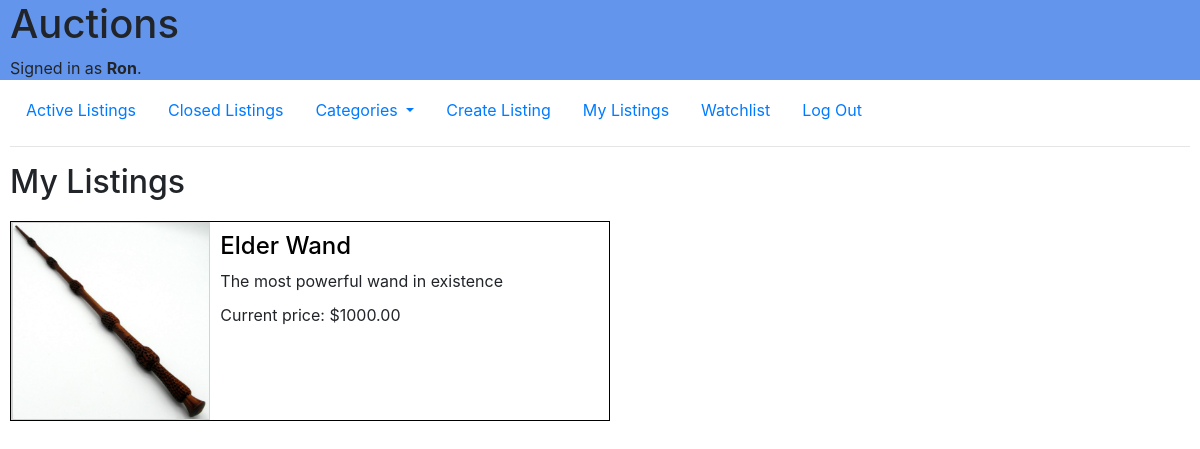
/auction/mine (signed in), run on the app's committed database.
### mail/models.py (models this page shows)
class User(AbstractUser):
    pass

### auction/models.py (models this page shows, shortened)
class Listing(models.Model):
    title = models.CharField(max_length=64)
    description = models.TextField()
    image = models.ImageField(blank=True, upload_to='images')
    categories = Choices("Clothing/Footwear","Books","Electronics","Cosmetics","Toys","Home/Garden","Sport/Leisure", "Other")
    category = models.CharField(choices=categories, max_length=32)
    price = models.DecimalField(decimal_places=2, max_digits=10)
    lister = models.ForeignKey(User, on_delete=models.CASCADE, related_name="selling")
    active = models.BooleanField(default=True)
    watchers = models.ManyToManyField(User, blank=True, related_name="watching")
    time = models.DateTimeField("Time listed", auto_now_add=True)

### auction/views.py (the view)
# urls.py: path("mine", views.mine, name="mine"),
def mine(request):
    return render(request, "auctions/mine.html", {
        "listings": Listing.objects.all()
    })

### auction/templates/auctions/mine.html
{% extends "auctions/layout.html" %}
{% block body %}
    <h2>My Listings</h2>
    {% for listing in listings %}
        {% if user.id == listing.lister.id %}
            <div class="mini-listing">
                <div class="mini-listing-left">
                    <img src="{{ listing.image.url }}" class="mini-listing-image">
                </div>
                <div class="mini-listing-right">
                    <a class="mini-listing-link" href="{% url 'listing' listing.id %}"><h4>{{ listing.title }}</h4></a>
                    {% if listing.active %}
                        <div class="mini-listing-description">{{ listing.description }}</div>
                        <p>Current price: ${{ listing.price }}</p>
                    {% else %}
                        <div class="mini-listing-description">This auction has ended</div>
                        <p class="mini-listing-price">Winning bid: ${{ listing.price }}</p>
                    {% endif %}
                </div>
            </div>
        {% endif %}
    {% endfor %}
{% endblock %}

### auction/templates/auctions/layout.html (shortened to what this page needs)
{% load static %}
<!DOCTYPE html>
<html lang="en">
    <head>
        <link rel="stylesheet" href="https://stackpath.bootstrapcdn.com/bootstrap/4.4.1/css/bootstrap.min.css">
        <link href="{% static 'auctions/styles.css' %}" rel="stylesheet">
    </head>
    <body>
        <div id="page-top">
            <h1>Auctions</h1>
            <div>
                {% if user.is_authenticated %}
                    Signed in as <strong>{{ user.username }}</strong>.
                {% else %}
                    Not signed in.
                {% endif %}
            </div>
        </div>
        <ul class="nav">
            <li class="nav-item">
                <a class="nav-link" href="{% url 'auctionindex' %}">Active Listings</a>
            </li>
            <li class="nav-item">
                <a class="nav-link" href="{% url 'close' %}">Closed Listings</a>
            </li>
            <li class="nav-item dropdown">
                <a class="nav-link dropdown-toggle" href="#" id="dropdownMenuLink" role="button" data-bs-toggle="dropdown" aria-expanded="false">
                    Categories
                </a>
            </li>
            {% if user.is_authenticated %}
                <li class="nav-item">
                    <a class="nav-link" href="{% url 'create' %}">Create Listing</a>
                </li>
                <li class="nav-item">
                    <a class="nav-link" href="{% url 'mine' %}">My Listings</a>
                </li>
                <li class="nav-item">
                    <a class="nav-link" href="{% url 'watching' %}">Watchlist</a>
                </li>
                <li class="nav-item">
                    <a class="nav-link" href="{% url 'auctionlogout' %}">Log Out</a>
                </li>
            {% endif %}
        </ul>
        <hr>
        {% block body %}
        {% endblock %}
    </body>
</html>

### auction/static/auctions/styles.css (style rules this page uses)
body { padding-left: 10px; padding-right: 10px; }
#page-top { background-color: cornflowerblue; padding-left: 10px; margin-left: -10px; margin-right: -10px; margin-bottom: 10px; }
p { margin: 0px; }
h2 { margin-bottom: 20px; }
.mini-listing { width: 600px; height: 200px; display: flex; border: 0.5px solid black; margin-bottom: 25px; }
.mini-listing-left { height: 100%; width: 200px; padding: 1px; display: flex; justify-content: center; align-items: center; background-color: lightgray; }
.mini-listing-image { max-height: 100%; max-width: 100%; object-fit: contain; }
.mini-listing-right { height: 100%; width: 400px; padding: 10px; }
.mini-listing-link { text-decoration: none; color: black; display: inline-block; }
.mini-listing-description { max-height: 100px; white-space: nowrap; overflow: hidden; text-overflow: ellipsis; margin-bottom: 10px; }

### data on the page
User: username "Ron"
Listing: image (picture), title "Elder Wand", description "The most powerful wand in existence", price "1000.00"
